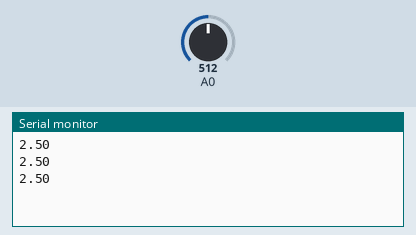
Recording of a sketch running on a simulated Arduino Uno, built with avr-gcc and run on an emulated ATmega328P. On the bench: the last lines printed to the serial monitor. The test bench sets the inputs (shaded band); at power-on: A0 = 512.

Above: at 1.3 s.
1.4 s: A0 set to 716
At 1.9 s:
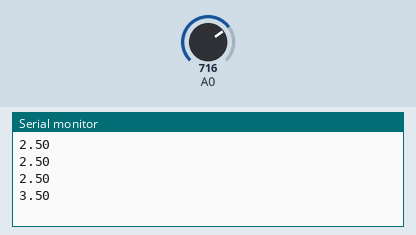
2.9 s: A0 set to 900
At 3.4 s:
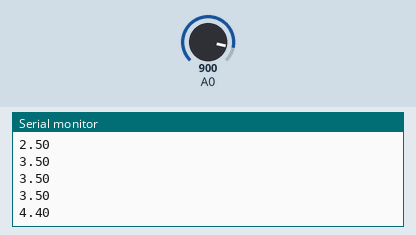
Timing chart, 0 to 5.9 s (numbered marks = the images above; inputs shaded):
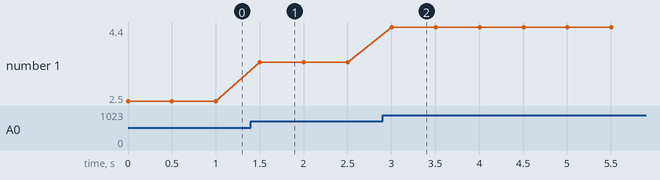

The sketch:

pH-level.ino
```cpp
int pH_Value;
float Voltage;

void setup()
{
  Serial.begin(9600);
  pinMode(pH_Value, INPUT);
}

void loop()
{
  pH_Value = analogRead(A0);
  Voltage = pH_Value * (5.0 / 1023.0);
  Serial.println(Voltage);
  delay(500);
}
```

Measured:
- after the input at 1.4 s, the serial monitor: prints a new line after 0.10 s (image 1)
- after the input at 2.9 s, the serial monitor: prints a new line after 0.10 s (image 2)
- plotted number 1: 2.5 → 3.5 after the input at 1.4 s, 3.5 → 4.4 after the input at 2.9 s
